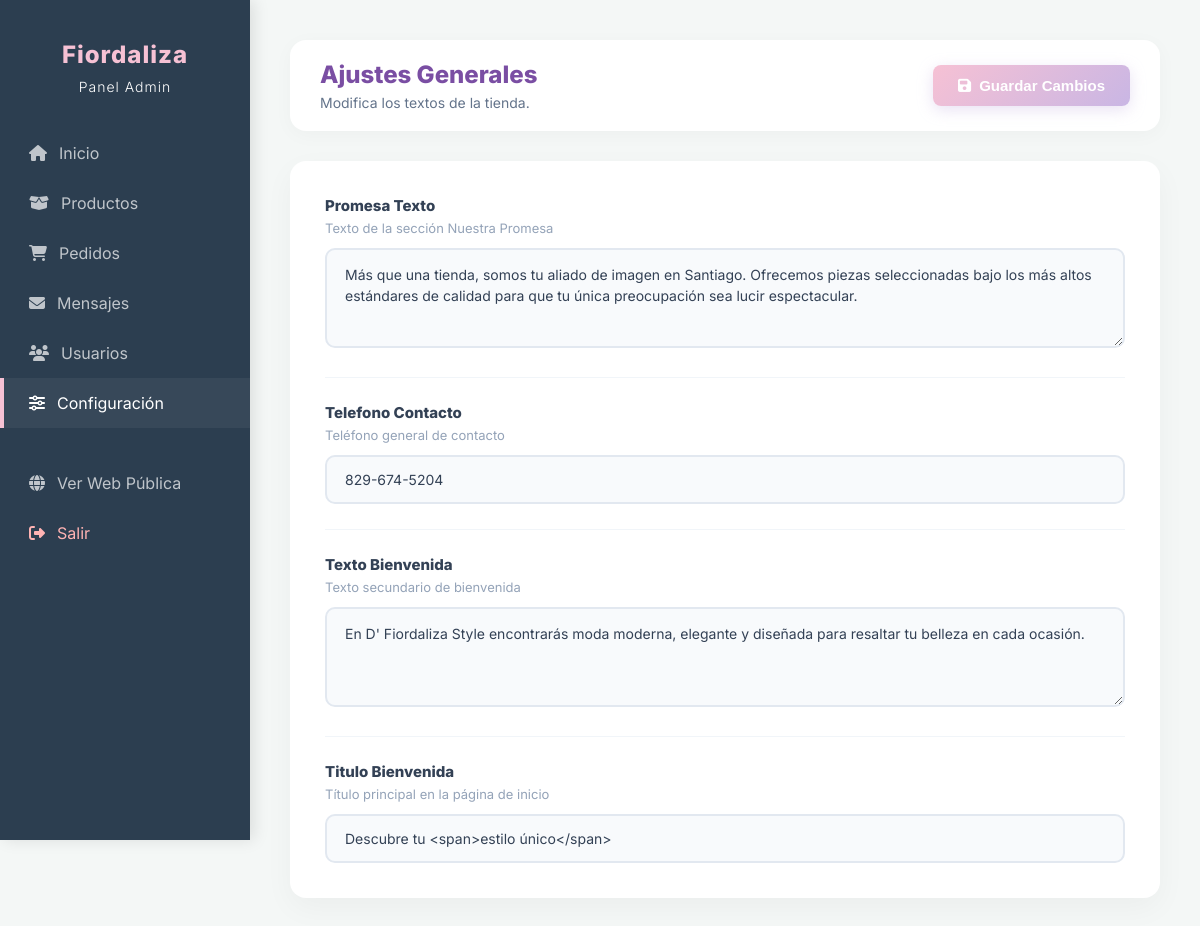
Screenshot of /admi/configuracion.php (signed in) with the database file from the repository.
### tables this page shows
CREATE TABLE IF NOT EXISTS `configuracion_web` (
    `clave`       VARCHAR(50)  NOT NULL PRIMARY KEY,
    `valor`       TEXT         NOT NULL,
    `descripcion` VARCHAR(200) NOT NULL DEFAULT ''
);

### admi/configuracion.php (the view, shortened to what this page needs)
<?php
require '../conexion.php';
$conexion->query("CREATE TABLE IF NOT EXISTS configuracion_web (
    clave VARCHAR(50) PRIMARY KEY,
    valor TEXT NOT NULL,
    descripcion VARCHAR(150) NOT NULL
)");
$configs = [];
$res = $conexion->query("SELECT * FROM configuracion_web");
while ($row = $res->fetch_assoc()) {
    $configs[$row['clave']] = $row;
}
?>
<!DOCTYPE html>
<html lang="es">
<head>
    <link rel="stylesheet" href="https://cdnjs.cloudflare.com/ajax/libs/font-awesome/6.4.2/css/all.min.css">
</head>
<body>
    <div class="sidebar" id="sidebar">
        <h2>Fiordaliza<br><span style="font-size: 14px; color: #fff; font-weight: 300;">Panel Admin</span></h2>
        <ul>
            <li><a href="dashboard.php"><i class="fa-solid fa-house"></i> Inicio</a></li>
            <li><a href="productos.php"><i class="fa-solid fa-box-open"></i> Productos</a></li>
            <li><a href="pedidos.php"><i class="fa-solid fa-cart-shopping"></i> Pedidos</a></li>
            <li><a href="mensajes.php"><i class="fa-solid fa-envelope"></i> Mensajes</a></li>
            <li><a href="usuarios.php"><i class="fa-solid fa-users"></i> Usuarios</a></li>
            <li><a href="configuracion.php" class="active"><i class="fa-solid fa-sliders"></i> Configuración</a></li>
            <li style="margin-top: 30px;"><a href="../index.php"><i class="fa-solid fa-globe"></i> Ver Web Pública</a></li>
            <li><a href="../logout.php" style="color: #ffb3b3;"><i class="fa-solid fa-right-from-bracket"></i> Salir</a></li>
        </ul>
    </div>
    <div class="contenido">
        <div class="header-content">
            <div>
                <h1>Ajustes Generales</h1>
                <p style="color: #64748b; margin: 5px 0 0 0; font-size: 14px;">Modifica los textos de la tienda.</p>
            </div>
            <button form="configForm" type="submit" class="btn btn-primary">
                <i class="fa-solid fa-floppy-disk"></i> Guardar Cambios
            </button>
        </div>
        <div class="config-container">
            <form id="configForm" method="POST">
                <?php foreach ($configs as $clave => $data): ?>
                    <div class="config-group">
                        <label><?php echo ucwords(str_replace('_', ' ', $clave)); ?></label>
                        <small><?php echo htmlspecialchars($data['descripcion']); ?></small>
                        <?php if (strlen($data['valor']) > 60 || strpos($clave, 'texto') !== false || strpos($clave, 'promesa') !== false): ?>
                            <textarea name="config[<?php echo $clave; ?>]" class="form-control" required><?php echo htmlspecialchars($data['valor']); ?></textarea>
                        <?php else: ?>
                            <input type="text" name="config[<?php echo $clave; ?>]" class="form-control" value="<?php echo htmlspecialchars($data['valor']); ?>" required>
                        <?php endif; ?>
                    </div>
                <?php endforeach; ?>
            </form>
        </div>
    </div>
</body>
</html>

### admi/configuracion.php (style rules this page uses)
:root { --primary: #c9b6e4; --primary-dark: #7a4ea3; --accent: #f6c1d4; --bg: #f4f7f6; --card-bg: #ffffff; --text-main: #2c3e50; --sidebar-bg: #2c3e50; --transition: all 0.3s cubic-bezier(0.25, 0.8, 0.25, 1); }
body { display: flex; font-family: 'Inter', sans-serif; margin: 0; background-color: var(--bg); color: var(--text-main); min-height: 100vh; }
.sidebar { width: 250px; background-color: var(--sidebar-bg); color: white; padding: 20px 0; box-shadow: 4px 0 15px rgba(0,0,0,0.1); position: fixed; height: 100vh; overflow-y: auto; transition: var(--transition); z-index: 1000; }
.sidebar h2 { text-align: center; font-weight: 800; letter-spacing: 1px; color: var(--accent); margin-bottom: 30px; }
.sidebar ul { list-style: none; padding: 0; margin: 0; }
.sidebar ul li a { color: rgba(255,255,255,0.7); text-decoration: none; display: flex; align-items: center; gap: 12px; padding: 15px 25px; transition: var(--transition); border-left: 4px solid transparent; }
.sidebar ul li a:hover, .sidebar ul li a.active { background-color: rgba(255,255,255,0.05); color: white; border-left: 4px solid var(--accent); }
.contenido { margin-left: 250px; flex-grow: 1; padding: 40px; max-width: calc(100% - 250px); transition: var(--transition); }
.header-content { display: flex; justify-content: space-between; align-items: center; margin-bottom: 30px; background: var(--card-bg); padding: 20px 30px; border-radius: 16px; box-shadow: 0 4px 20px rgba(0,0,0,0.03); }
.header-content h1 { margin: 0; font-size: 24px; font-weight: 800; color: var(--primary-dark); }
.btn { padding: 12px 25px; border-radius: 8px; border: none; font-weight: 600; cursor: pointer; transition: var(--transition); display: inline-flex; align-items: center; gap: 8px; font-size: 15px; }
.btn-primary { background: linear-gradient(135deg, var(--accent), var(--primary)); color: white; box-shadow: 0 4px 15px rgba(201, 182, 228, 0.4); }
.config-container { background: var(--card-bg); border-radius: 16px; padding: 35px; box-shadow: 0 10px 30px rgba(0,0,0,0.04); }
.config-group { margin-bottom: 25px; padding-bottom: 25px; border-bottom: 1px solid #f1f5f9; }
.config-group:last-child { border-bottom: none; margin-bottom: 0; padding-bottom: 0; }
.config-group label { display: block; font-size: 15px; font-weight: 800; color: #334155; margin-bottom: 5px; }
.config-group small { display: block; color: #94a3b8; font-size: 13px; margin-bottom: 12px; }
.form-control { width: 100%; padding: 14px 18px; border: 2px solid #e2e8f0; border-radius: 10px; font-size: 14px; font-family: inherit; transition: var(--transition); box-sizing: border-box; background: #f8fafc; color: #334155; }
textarea.form-control { resize: vertical; min-height: 100px; line-height: 1.5; }

### rows the page displays
configuracion_web: clave "Promesa Texto", descripcion "Texto de la sección Nuestra Promesa", valor "Más que una tienda, somos tu aliado de imagen en Santiago. Ofrecemos piezas seleccionadas bajo los más altos estándares de calidad para que tu única preocupación sea lucir espectacular."
configuracion_web: clave "Telefono Contacto", descripcion "Teléfono general de contacto", valor "829-674-5204"
configuracion_web: clave "Texto Bienvenida", descripcion "Texto secundario de bienvenida", valor "En D' Fiordaliza Style encontrarás moda moderna, elegante y diseñada para resaltar tu belleza en cada ocasión."
configuracion_web: clave "Titulo Bienvenida", descripcion "Título principal en la página de inicio", valor "Descubre tu <span>estilo único</span>"
